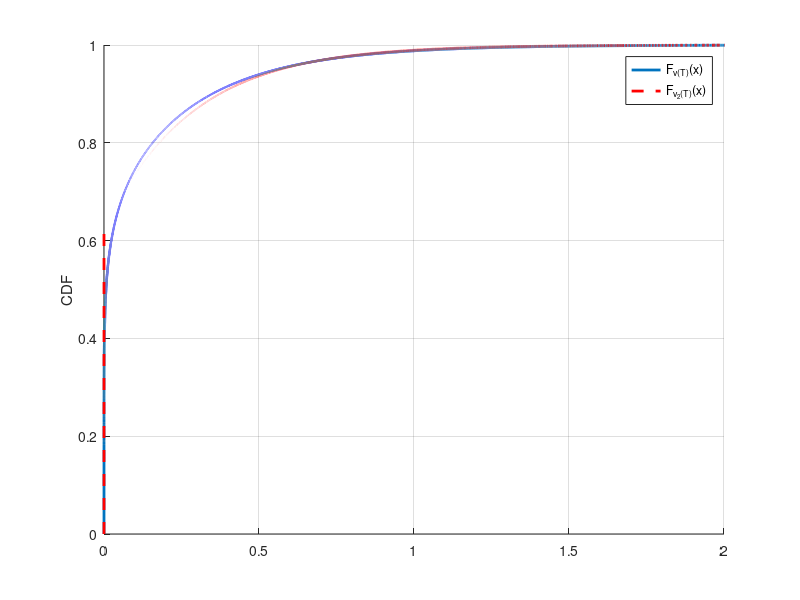

Source code (MATLAB):
function CIR_QE
close all;clc;

% The switching criterion 

aStar = 1.5;

% Number of Monte Carlo samples

NoOfSamples = 1000000;

% Maturity time

T = 3;

% CIR parameter settings

gamma  = 0.6; % 0.2
vbar   = 0.05;
v0     = 0.3;
kappa  = 0.5;

% Mean and the variance for the CIR process

m  = CIRMean(kappa,gamma,vbar,0,T,v0);
s2 = CIRVar(kappa,gamma,vbar,0,T,v0);

% QE simulation of the samples for v(T)|v(t_0)

if (s2/m^2 <aStar)
    %%% a and b- first approach
    [a,b] = FirstApproach(m,s2);
    Z = random('normal',0,1,[NoOfSamples,1]);
    Z = (Z-mean(Z))/std(Z);
    V = a * (b+Z).^2;
else
    %%%% c & d- second approach
    [c,d] = SecondApproach(m,s2);
    U=random('uniform',0,1,[NoOfSamples,1]);
    V = 1/d * log((1-c)./(1-U));
    [a1]=find(U<=c);
    V(a1) = 0;
end

% Mean and variance errors

mean_proxy = mean(V);
mean_error = mean_proxy - m;
var_proxy = var(V);
var_error = var_proxy - s2;
fprintf('mean error = %0.5f, var error =%.5f',mean_error,var_error);

% Plotting of the CDFs

figure(1); hold on; grid on

% Empirical and theoretical CDF 

cdf_theo       = CIRCDF(kappa,gamma,vbar,0,T,v0);
[cdfEmpir, x] = ecdf(V);
plot(x,cdf_theo(x),'-','linewidth',2,'color',[0,0.45,0.75])
plot(x,cdfEmpir,'--r','linewidth',2);
ylabel('CDF')
if (s2/m^2 <aStar)
    legend('F_{v(T)}(x)','F_{v_1(T)}(x)')
    axis([0,0.6,0,1])
else
    legend('F_{v(T)}(x)','F_{v_2(T)}(x)')
    axis([0,2,0,1])
end

function cdf = CIRCDF(kappa,gamma,vbar,s,t,v_s)
c        = gamma^2/(4*kappa)*(1-exp(-kappa*(t-s)));
d        = 4*kappa*vbar/(gamma^2);
kappaBar = 4*kappa*exp(-kappa*(t-s))/(gamma^2*(1-exp(-kappa*(t-s))))*v_s;
cdf      = @(x)ncx2cdf(x./c,d,kappaBar);

function pdf = CIRDensity(kappa,gamma,vbar,s,t,v_s)
c        = gamma^2/(4*kappa)*(1-exp(-kappa*(t-s)));
d        = 4*kappa*vbar/(gamma^2);
kappaBar = 4*kappa*exp(-kappa*(t-s))/(gamma^2*(1-exp(-kappa*(t-s))))*v_s;
pdf      = @(x)1/c*ncx2pdf(x./c,d,kappaBar);

function EV = CIRMean(kappa,gamma,vbar,s,t,v_s)
c        = gamma^2/(4*kappa)*(1-exp(-kappa*(t-s)));
d        = 4*kappa*vbar/(gamma^2);
kappaBar = 4*kappa*exp(-kappa*(t-s))/(gamma^2*(1-exp(-kappa*(t-s))))*v_s;
EV = c*(d+kappaBar);

function VarV = CIRVar(kappa,gamma,vbar,s,t,v_s)
c        = gamma^2/(4*kappa)*(1-exp(-kappa*(t-s)));
d        = 4*kappa*vbar/(gamma^2);
kappaBar = 4*kappa*exp(-kappa*(t-s))/(gamma^2*(1-exp(-kappa*(t-s))))*v_s;
VarV = c^2*(2*d+4*kappaBar);

function [a,b] = FirstApproach(m,s2)
b2 = 2*m^2/s2 - 1 + sqrt(2*m^2/s2)*sqrt(2*m^2/s2-1); 
b  = sqrt(b2);
a  = m /(1+b2);

function [c,d] = SecondApproach(m,s2)
c = (s2/m^2-1)/(s2/m^2+1);
d = (1-c)/m;
